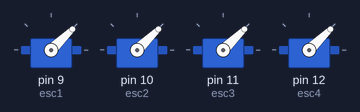
The sketch below on a simulated Arduino Uno, built with avr-gcc and run on an emulated ATmega328P. Parts: 4 × servo.

Above: at 2.05 s.
At 3.5 s:
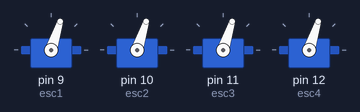
At 4.35 s:
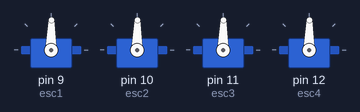
At 6.65 s:
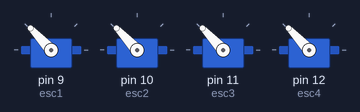
At 8.95 s:
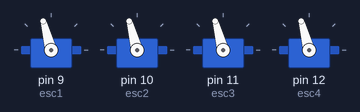
At 11.3 s:
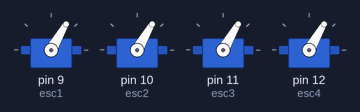
Timing chart, 0 to 15.2 s (numbered marks = the images above):
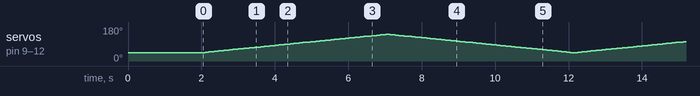

The sketch:

esc_controller.ino.ino
```cpp
#include <Servo.h> // Include the Servo library to generate PWM signals

// Create Servo objects for each ESC
Servo esc1, esc2, esc3, esc4;

// Define throttle range for ESCs
const int minThrottle = 1000; // Minimum PWM signal (ESC armed but motor stopped)
const int maxThrottle = 2000; // Maximum PWM signal (full throttle)

void setup() {
  // Attach ESCs to Arduino PWM pins
  esc1.attach(9);  // Connect ESC1 signal wire to pin 9
  esc2.attach(10); // Connect ESC2 signal wire to pin 10
  esc3.attach(11); // Connect ESC3 signal wire to pin 11
  esc4.attach(12); // Connect ESC4 signal wire to pin 12

  // Initialize ESCs with minimum throttle (arm sequence)
  esc1.writeMicroseconds(minThrottle);
  esc2.writeMicroseconds(minThrottle);
  esc3.writeMicroseconds(minThrottle);
  esc4.writeMicroseconds(minThrottle);

  delay(2000); // Wait for 2 seconds to ensure ESCs are armed
}

void loop() {
  // Example: Gradually increase throttle for all motors
  for (int throttle = minThrottle; throttle <= maxThrottle; throttle += 10) {
    esc1.writeMicroseconds(throttle);
    esc2.writeMicroseconds(throttle);
    esc3.writeMicroseconds(throttle);
    esc4.writeMicroseconds(throttle);

    delay(50); // Wait 50ms before increasing throttle
  }

  // Example: Gradually decrease throttle for all motors
  for (int throttle = maxThrottle; throttle >= minThrottle; throttle -= 10) {
    esc1.writeMicroseconds(throttle);
    esc2.writeMicroseconds(throttle);
    esc3.writeMicroseconds(throttle);
    esc4.writeMicroseconds(throttle);

    delay(50); // Wait 50ms before decreasing throttle
  }
}
```
